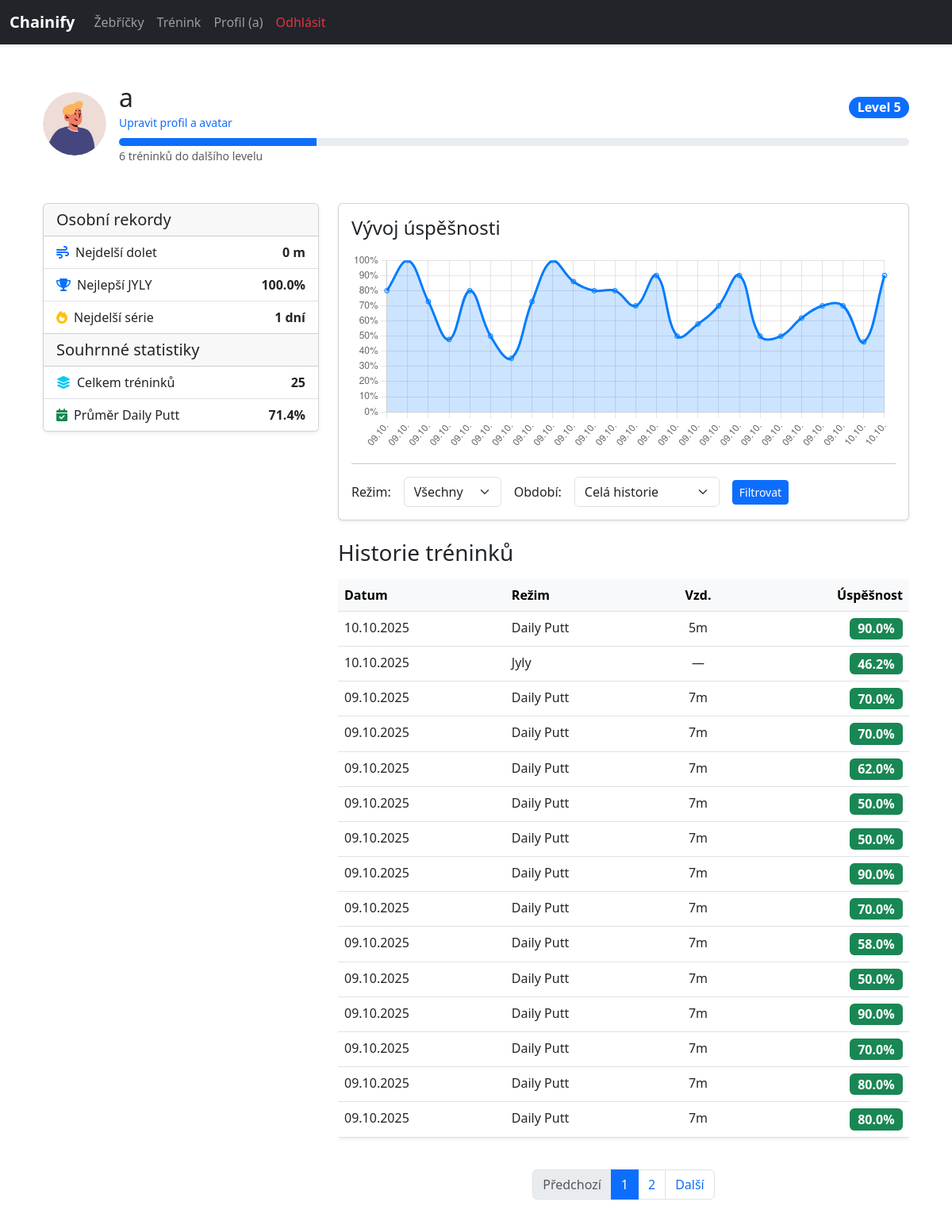
The app's page /profile (signed in) with its own data.
### models.py (models this page shows, shortened)
class User(db.Model, UserMixin):
    id = db.Column(db.Integer, primary_key=True)
    username = db.Column(db.String(150), unique=True, nullable=False)
    email = db.Column(db.String(150), unique=True, nullable=False)
    password = db.Column(db.String(256), nullable=False)
    profile_image_url = db.Column(db.String(255), nullable=True)
    current_streak = db.Column(db.Integer, default=0)
    last_training_date = db.Column(db.Date, nullable=True)
    putt_sessions = db.relationship('PuttSession', backref='user')
    drives = db.relationship('Drive', backref='user')

class PuttSession(db.Model):
    id = db.Column(db.Integer, primary_key=True)
    date = db.Column(db.DateTime, nullable=False, default=datetime.utcnow)
    mode = db.Column(db.String(50), nullable=False)
    score = db.Column(db.Integer, nullable=False)
    accuracy = db.Column(db.Float, nullable=True)
    successful_putts = db.Column(db.Integer, nullable=True)
    total_putts = db.Column(db.Integer, nullable=True)
    distance = db.Column(db.Integer, nullable=True)
    user_id = db.Column(db.Integer, db.ForeignKey('user.id'))

### app.py (the view)
@app.route('/profile')
@login_required
def profile():
    mode_filter = request.args.get('mode_filter', '')
    period_filter = request.args.get('period_filter', 'all')
    page = request.args.get('page', 1, type=int)
    SESSIONS_PER_PAGE = 15
    base_query = PuttSession.query.filter_by(user_id=current_user.id)
    total_sessions = base_query.count()
    best_jyly_accuracy = db.session.query(func.max(PuttSession.accuracy)).filter(
        PuttSession.user_id == current_user.id,
        PuttSession.mode == 'jyly'
    ).scalar() or 0.0
    daily_putt_stats = db.session.query(
        func.sum(PuttSession.successful_putts), func.sum(PuttSession.total_putts)
    ).filter(
        PuttSession.user_id == current_user.id,
        PuttSession.mode == 'daily_putt'
    ).first()
    avg_daily_putt_accuracy = 0.0
    if daily_putt_stats and daily_putt_stats[1]:
        avg_daily_putt_accuracy = (daily_putt_stats[0] / daily_putt_stats[1]) * 100
    longest_drive = db.session.query(func.max(Drive.distance)).filter(
        Drive.user_id == current_user.id
    ).scalar() or 0.0
    user_stats = {
        'total_sessions': total_sessions,
        'best_jyly_accuracy': best_jyly_accuracy,
        'avg_daily_putt_accuracy': avg_daily_putt_accuracy,
        'streak': current_user.current_streak,
        'longest_drive': longest_drive
    }
    level_info = calculate_level_info_exponential(total_sessions)
    query = base_query
    if mode_filter:
        query = query.filter(PuttSession.mode == mode_filter)
    start_date = None
    if period_filter == '7':
        start_date = datetime.now() - timedelta(days=7)
    elif period_filter == '30':
        start_date = datetime.now() - timedelta(days=30)
    if start_date:
        query = query.filter(PuttSession.date >= start_date)
    pagination = query.order_by(desc(PuttSession.date)).paginate(
        page=page, per_page=SESSIONS_PER_PAGE, error_out=False
    )
    putt_sessions = pagination.items
    all_filtered_sessions = query.order_by(PuttSession.date).all()
    sessions_with_accuracy = [s for s in all_filtered_sessions if s.accuracy is not None]
    chart_labels = [session.date.strftime('%d.%m.') for session in sessions_with_accuracy]
    chart_scores = [session.accuracy for session in sessions_with_accuracy]
    chart_data = {'labels': chart_labels, 'scores': chart_scores}
    return render_template(
        'profile.html',
        putt_sessions=putt_sessions,
        pagination=pagination,
        chart_data=chart_data,
        user_stats=user_stats,
        level_info=level_info,
        selected_mode=mode_filter,
        selected_period=period_filter
    )

### app.py (called while the page is built)
@login_manager.user_loader
def load_user(user_id):
    return User.query.get(int(user_id))

### templates/profile.html (shortened to what this page needs)
{% extends "base.html" %}
{% block content %}
<div class="container my-5">
    <div class="d-flex align-items-center mb-5">
        {% set avatar_url = current_user.profile_image_url or url_for('static', filename='images/avatar/male/12.png') %}
        <img src="{{ avatar_url }}" alt="Avatar" class="rounded-circle me-3" style="width: 80px; height: 80px; object-fit: cover;">
        <div class="flex-grow-1">
            <div class="d-flex justify-content-between align-items-center">
                <div>
                    <h1 class="h2 mb-0">{{ current_user.username }}</h1>
                    <a href="{{ url_for('profile_settings') }}" class="small text-decoration-none">Upravit profil a avatar</a>
                </div>
                <span class="badge bg-primary rounded-pill fs-6">Level {{ level_info.level }}</span>
            </div>
            <div class="progress mt-2" style="height: 10px;" role="progressbar" aria-valuenow="{{ level_info.xp_percentage }}" aria-valuemin="0" aria-valuemax="100">
                <div class="progress-bar" style="width: {{ level_info.xp_percentage }}%;"></div>
            </div>
            <small class="text-muted">{{ level_info.sessions_to_next }} tréninků do dalšího levelu</small>
        </div>
    </div>
    <div class="row g-4">
        <div class="col-lg-4">
            <div class="card shadow-sm position-sticky" style="top: 1.5rem;">
                <div class="card-header h5">Osobní rekordy</div>
                <ul class="list-group list-group-flush">
                    <li class="list-group-item d-flex justify-content-between align-items-center">
                        <div><i class="fa-solid fa-wind text-primary me-2"></i>Nejdelší dolet</div>
                        <span class="fw-bold">{{ user_stats.longest_drive|int }} m</span>
                    </li>
                    <li class="list-group-item d-flex justify-content-between align-items-center">
                        <div><i class="fa-solid fa-trophy text-primary me-2"></i>Nejlepší JYLY</div>
                        <span class="fw-bold">{{ "%.1f"|format(user_stats.best_jyly_accuracy) }}%</span>
                    </li>
                     <li class="list-group-item d-flex justify-content-between align-items-center">
                        <div><i class="fa-solid fa-fire text-warning me-2"></i>Nejdelší série</div>
                        <span class="fw-bold">{{ user_stats.streak }} dní</span>
                    </li>
                </ul>
                <div class="card-header h5">Souhrnné statistiky</div>
                 <ul class="list-group list-group-flush">
                    <li class="list-group-item d-flex justify-content-between align-items-center">
                        <div><i class="fa-solid fa-layer-group text-info me-2"></i>Celkem tréninků</div>
                        <span class="fw-bold">{{ user_stats.total_sessions }}</span>
                    </li>
                    <li class="list-group-item d-flex justify-content-between align-items-center">
                        <div><i class="fa-solid fa-calendar-check text-success me-2"></i>Průměr Daily Putt</div>
                        <span class="fw-bold">{{ "%.1f"|format(user_stats.avg_daily_putt_accuracy) }}%</span>
                    </li>
                </ul>
            </div>
        </div>
        <div class="col-lg-8">
            <div class="card shadow-sm mb-4">
                <div class="card-body">
                    <h4 class="card-title mb-3">Vývoj úspěšnosti</h4>
                    <div style="height: 250px;"><canvas id="scoreTrendChart"></canvas></div>
                    <hr>
                    <form method="GET" action="{{ url_for('profile') }}" class="d-flex flex-wrap align-items-center gap-3">
                        <label for="mode_filter" class="form-label mb-0">Režim:</label>
                        <select name="mode_filter" id="mode_filter" class="form-select w-auto">
                            <option value="">Všechny</option>
                        </select>
                        <label for="period_filter" class="form-label mb-0">Období:</label>
                        <select name="period_filter" id="period_filter" class="form-select w-auto">
                            <option value="all" {% if selected_period == 'all' %}selected{% endif %}>Celá historie</option>
                        </select>
                        <button type="submit" class="btn btn-sm btn-primary">Filtrovat</button>
                    </form>
                </div>
            </div>
            <h3 class="mb-3">Historie tréninků</h3>
            {% if putt_sessions %}
                <div class="table-responsive">
                    <table class="table table-hover bg-white rounded shadow-sm">
                        <thead class="table-light">
                            <tr>
                                <th scope="col">Datum</th>
                                <th scope="col">Režim</th>
                                <th scope="col" class="text-center">Vzd.</th>
                                <th scope="col" class="text-end">Úspěšnost</th>
                            </tr>
                        </thead>
                        <tbody>
                            {% for session in putt_sessions %}
                            <tr>
                                <td>{{ session.date.strftime('%d.%m.%Y') }}</td>
                                <td>{{ session.mode.replace('_', ' ')|title }}</td>
                                <td class="text-center">
                                    {% if session.mode == 'daily_putt' and session.distance %}
                                        {{ session.distance }}m
                                    {% else %}
                                        —
                                    {% endif %}
                                </td>
                                <td class="text-end">
                                    {% if session.accuracy is not none %}
                                        <span class="badge bg-success fs-6">{{ "%.1f"|format(session.accuracy) }}%</span>
                                    {% else %}
                                        <span class="badge bg-secondary fs-6">{{ session.score }}</span>
                                    {% endif %}
                                </td>
                            </tr>
                            {% endfor %}
                        </tbody>
                    </table>
                </div>
            {% else %}
                <div class="alert alert-info">Zatím nemáš žádné záznamy o puttování.</div>
            {% endif %}
            {% if pagination and pagination.pages > 1 %}
            <nav aria-label="Navigace stránek historie">
                <ul class="pagination justify-content-center mt-4">
                    {% set url_args = request.args.copy() %}
                    {% do url_args.pop('page', None) %}
                    <li class="page-item {% if not pagination.has_prev %}disabled{% endif %}">
                        <a class="page-link" href="{{ url_for('profile', page=pagination.prev_num, **url_args) }}">Předchozí</a>
                    </li>
                    {% for p in pagination.iter_pages(left_edge=1, right_edge=1, left_current=2, right_current=2) %}
                        {% if p %}
                            {% if p == pagination.page %}
                                <li class="page-item active" aria-current="page"><span class="page-link">{{ p }}</span></li>
                            {% else %}
                                <li class="page-item"><a class="page-link" href="{{ url_for('profile', page=p, **url_args) }}">{{ p }}</a></li>
                            {% endif %}
                        {% else %}
                            <li class="page-item disabled"><span class="page-link">…</span></li>
                        {% endif %}
                    {% endfor %}
                    <li class="page-item {% if not pagination.has_next %}disabled{% endif %}">
                        <a class="page-link" href="{{ url_for('profile', page=pagination.next_num, **url_args) }}">Další</a>
                    </li>
                </ul>
            </nav>
            {% endif %}
        </div>
    </div>
</div>
<script>
    document.addEventListener('DOMContentLoaded', function() {
        const chartDataRaw = '{{ chart_data | tojson | safe }}';
        if (!chartDataRaw || JSON.parse(chartDataRaw).labels.length === 0) { return; }
        const chartData = JSON.parse(chartDataRaw);
        const ctx = document.getElementById('scoreTrendChart');
        if (!ctx) { return; }
        new Chart(ctx, {
            type: 'line',
            data: { labels: chartData.labels, datasets: [{
                label: 'Úspěšnost', data: chartData.scores,
                borderColor: 'rgba(0, 123, 255, 1)', backgroundColor: 'rgba(0, 123, 255, 0.2)',
                fill: true, tension: 0.4
            }] },
            options: {
                responsive: true, maintainAspectRatio: false,
                scales: { y: { beginAtZero: true, max: 100, ticks: { callback: function(value) { return value + '%'; } } } },
                plugins: {
                    legend: { display: false },
                    tooltip: { callbacks: { label: function(context) { let label = context.dataset.label || ''; if (label) { label += ': '; } if (context.parsed.y !== null) { label += context.parsed.y.toFixed(1) + '%'; } return label; } } }
                }
            }
        });
    });
</script>
{% endblock %}

### templates/base.html (shortened to what this page needs)
<!DOCTYPE html>
<html lang="en">
<head>
    <link href="https://cdn.jsdelivr.net/npm/bootstrap@5.3.0/dist/css/bootstrap.min.css" rel="stylesheet">
    <link rel="stylesheet" href="https://cdnjs.cloudflare.com/ajax/libs/font-awesome/6.5.2/css/all.min.css">
</head>
<body>
<nav class="navbar navbar-expand-lg navbar-dark bg-dark shadow-sm">
  <div class="container-fluid">
    <a class="navbar-brand fw-bold" href="{{ url_for('index') }}">Chainify</a>
    <div class="collapse navbar-collapse" id="navbarNav">
      <ul class="navbar-nav">
            {% if current_user.is_authenticated %}
              <li class="nav-item">
                <a class="nav-link" href="{{ url_for('leaderboard') }}">Žebříčky</a>
              </li>
            {% endif %}
        </ul>
      <ul class="navbar-nav">
        {% if current_user.is_authenticated %}
          <li class="nav-item">
            <a class="nav-link" href="{{ url_for('training') }}">Trénink</a>
          </li>
          <li class="nav-item">
            <a class="nav-link" href="{{ url_for('profile') }}">Profil ({{ current_user.username }})</a>
          </li>
          <li class="nav-item">
            <a class="nav-link text-danger" href="{{ url_for('logout') }}">Odhlásit</a>
          </li>
        {% endif %}
      </ul>
    </div>
  </div>
</nav>
<div class="container mt-4">
    {% block content %}{% endblock %}
</div>
</body>
</html>

### records on screen
User: username "a", profile_image_url (picture)
PuttSession: date "10.10.2025", mode.replace "Daily Putt", distance "5", accuracy "90.0"
PuttSession: date "10.10.2025", mode.replace "Jyly", accuracy "46.2"
PuttSession: date "09.10.2025", mode.replace "Daily Putt", distance "7", accuracy "70.0"
PuttSession: date "09.10.2025", mode.replace "Daily Putt", distance "7", accuracy "70.0"
PuttSession: date "09.10.2025", mode.replace "Daily Putt", distance "7", accuracy "62.0"
PuttSession: date "09.10.2025", mode.replace "Daily Putt", distance "7", accuracy "50.0"
PuttSession: date "09.10.2025", mode.replace "Daily Putt", distance "7", accuracy "50.0"
PuttSession: date "09.10.2025", mode.replace "Daily Putt", distance "7", accuracy "90.0"
PuttSession: date "09.10.2025", mode.replace "Daily Putt", distance "7", accuracy "70.0"
PuttSession: date "09.10.2025", mode.replace "Daily Putt", distance "7", accuracy "58.0"
PuttSession: date "09.10.2025", mode.replace "Daily Putt", distance "7", accuracy "50.0"
PuttSession: date "09.10.2025", mode.replace "Daily Putt", distance "7", accuracy "90.0"
PuttSession: date "09.10.2025", mode.replace "Daily Putt", distance "7", accuracy "70.0"
PuttSession: date "09.10.2025", mode.replace "Daily Putt", distance "7", accuracy "80.0"
PuttSession: date "09.10.2025", mode.replace "Daily Putt", distance "7", accuracy "80.0"

### other values on screen
{{ level_info.level }} "5"
{{ level_info.sessions_to_next }} "6"
{{ user_stats.longest_drive|int }} "0"
{{ "%.1f"|format(user_stats.best_jyly_accuracy) }} "100.0"
{{ user_stats.streak }} "1"
{{ user_stats.total_sessions }} "25"
{{ "%.1f"|format(user_stats.avg_daily_putt_accuracy) }} "71.4"
{{ p }} "1"
{{ p }} "2"
